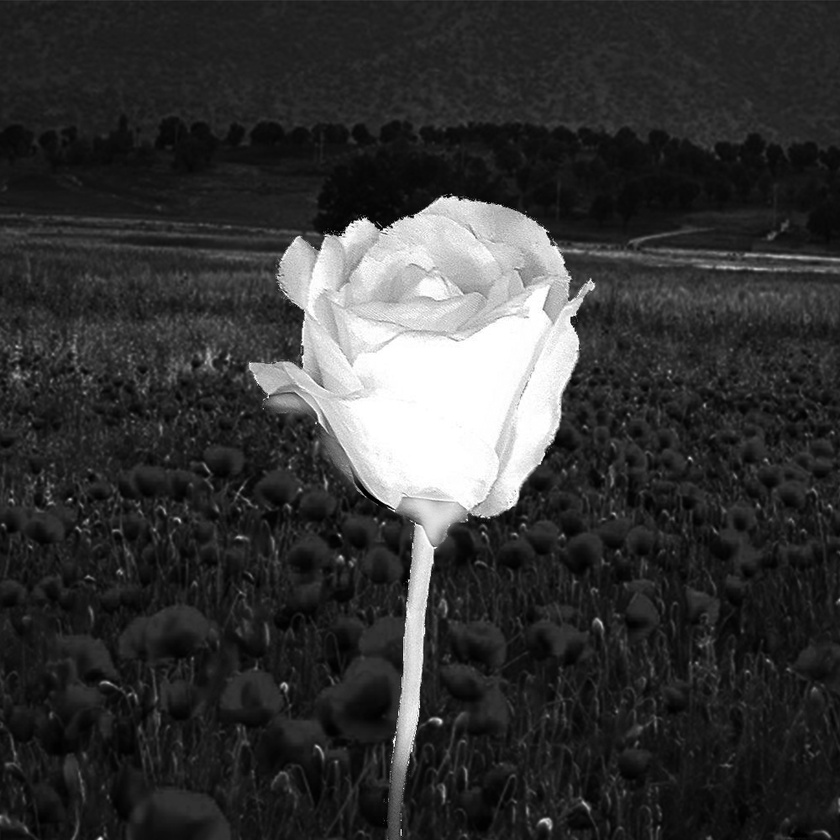
#> input picture assignment31/inputs/input_2_rose.jpg, 840 x 840 px, shrunk from 1000 x 1000 before the run, found by its file name
$ python 2.py
#> lines starting #> are read from the running program, lines starting #| are printed output that depends on the picture; after the words box and inside, x2 and y2 are one past the last pixel; in counts of white or black regions, pixels touching at a corner belong together

import cv2
import numpy as np

img = cv2.imread ("inputs\input_2_rose.jpg" , cv2.IMREAD_GRAYSCALE)
#> img is the input picture: shape (840, 840); min 0, max 255, mean 53.3
blur = cv2.GaussianBlur (img , (3 , 3) , 5)

_ , thresh = cv2.threshold (img , 110 , 255 , cv2.THRESH_BINARY)
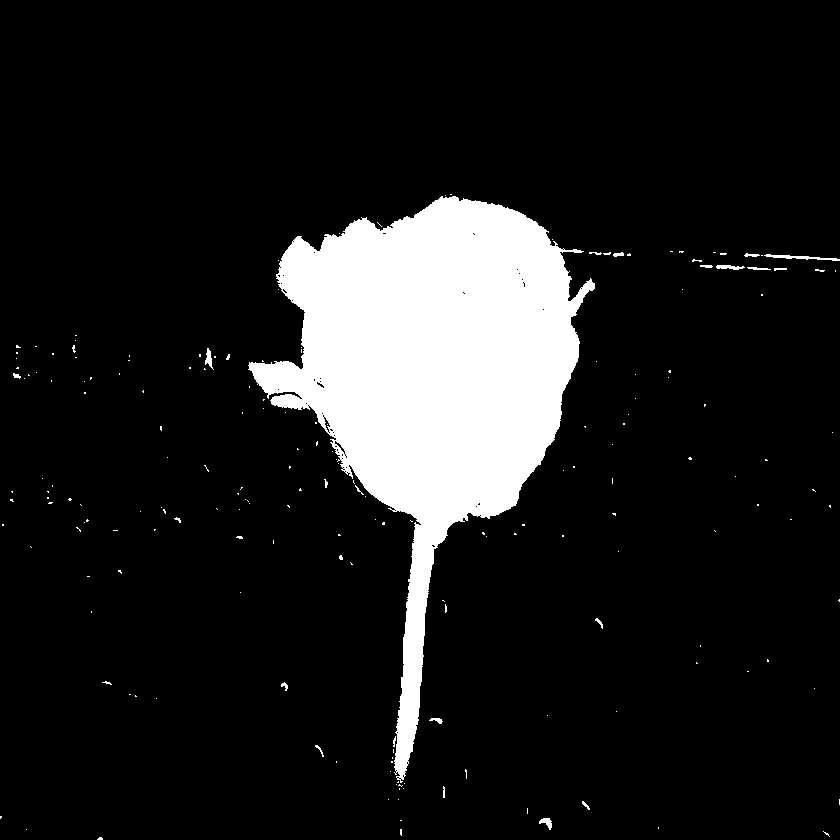
#> thresh: shape (840, 840); 11.6% white; 194 white regions (173 under 20 px), largest, box (x1, y1, x2, y2) and area: (248, 196, 595, 783) 79820, (764, 254, 840, 261) 201, (716, 265, 745, 270) 95
_ , invert_thresh = cv2.threshold (img , 110 , 255 , cv2.THRESH_BINARY_INV)

thresh = thresh // 255
thresh = img * thresh
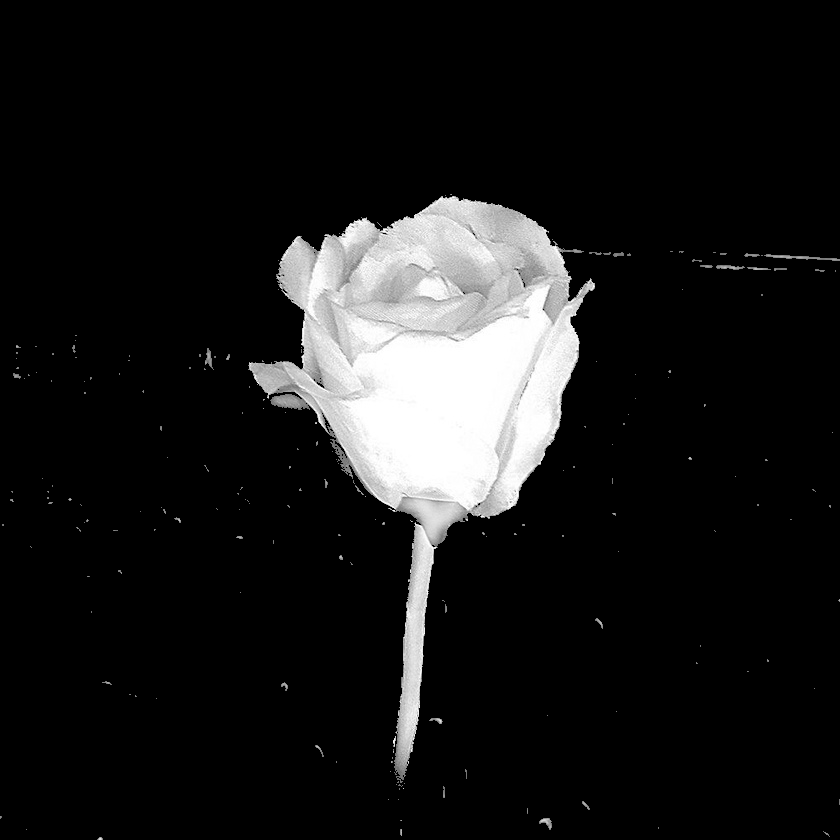
#> thresh: shape (840, 840); min 0, max 255, mean 25.4

invert_thresh = invert_thresh // 255
invert_thresh = img * invert_thresh
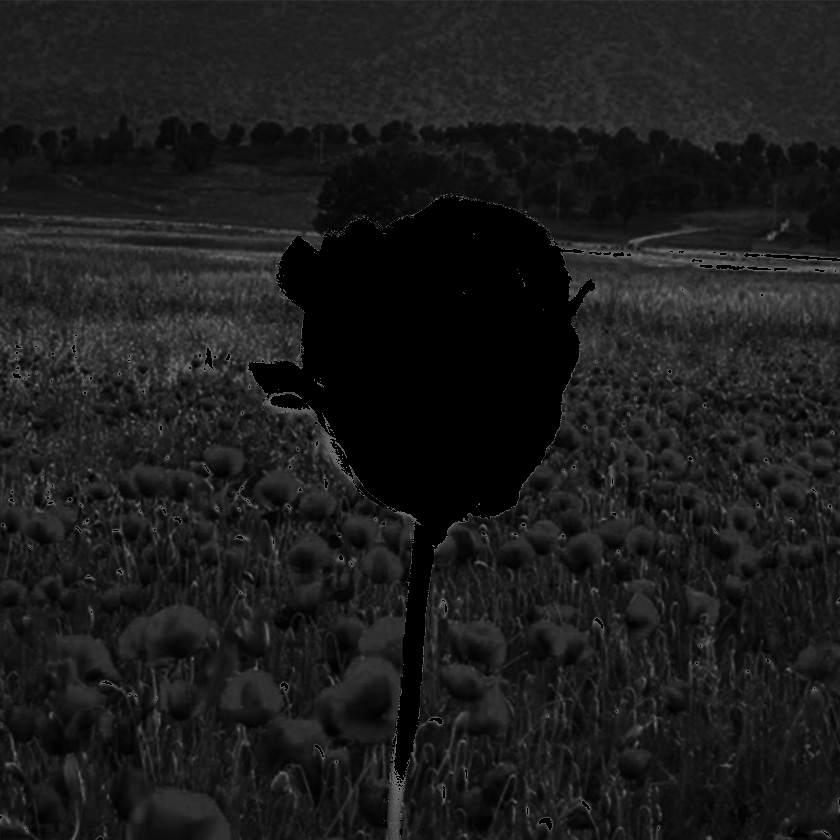
#> invert_thresh: shape (840, 840); min 0, max 110, mean 27.9

invert_thresh = invert_thresh + thresh

cv2.imwrite ("outputs\output_2_rose.jpg" , invert_thresh)
